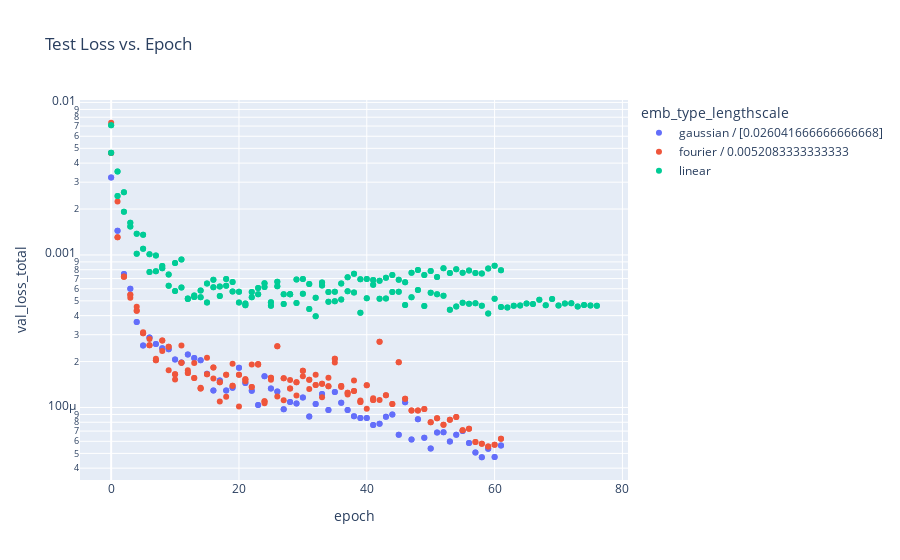

Notebook code cell kept with this figure:
### Code cell
import plotly.express as px
import numpy as np
import plotly.graph_objects as go

df_plot = results.copy()
df_plot["epoch"] = df_plot["epoch"].astype(int)

df_plot["dataset_path"] = df_plot["dataset_path"].str.split("/").str[2].str.split("tokenized_").str[1]

df_plot["emb_type_lengthscale"] = np.where(
    df_plot["embedding_type"] == "linear", 
    df_plot["embedding_type"],
    np.where(
        df_plot["embedding_type"] == "fourier", 
        df_plot["embedding_type"] + " / " + df_plot["fourier_length_scale"].astype(str),
        np.where(
            df_plot["embedding_type"] == "gaussian", 
            df_plot["embedding_type"] + " / " + df_plot["gaussian_embedding_sd"].astype(str),
            df_plot["embedding_type"]  # Default case if other embedding types need handling
        )
    )
)

group_cols = df_plot.columns
#group_cols.remove(["loss_mlm", "loss_num", "loss_total", "iter"])
group_cols = [col for col in group_cols if col not in ["loss_mlm", "loss_num", "loss_total", "iter", "val_loss_mlm", "val_loss_num", "val_loss_total", "collator"]]


#to_plot = results.groupby(group_cols).mean("loss_total").reset_index()
#also compute count, create a new column
df_plot = df_plot.groupby(group_cols).agg(
    loss_total=("loss_total", "mean"),
    loss_total_std=("loss_total", "std"),
    # min and max for error bars
    loss_total_min=("loss_total", "min"),
    loss_total_max=("loss_total", "max"),
    # same for val_loss
    val_loss_total=("val_loss_total", "mean"),
    val_loss_total_std=("val_loss_total", "std"),
    # min and max for error bars
    val_loss_total_min=("val_loss_total", "min"),
    val_loss_total_max=("val_loss_total", "max"),
    count=("loss_total", "count")
).reset_index()
# convert multiindex to single index

filter_dic = {
    #"epoch": "50",
    #"d_model": "256",
    #"embedding_type": "linear",
    "d_model": "384",
    "dataset_path": "fad_4_op_uniform",
    "num_layers": "6",
    "normalize_token_emb": "True",
    #"gaussian_embedding_left_bound": "-1.5",
    #"read_in_bias": "False",
}
# remove 128 d_model
df_plot = df_plot[df_plot["d_model"] != "128"]

#df_plot = df_long.copy()
for key, value in filter_dic.items():
    df_plot = df_plot[np.isin(df_plot[key], [value, "missing"])]

df_plot["num_layers"] = df_plot["num_layers"].astype("int")
# order num_layers
#df_plot["num_layers"] = pd.Categorical(df_plot["num_layers"], categories=["1", "2", "4", "6", "8", "10", "12", "14", "16", "18", "20"], ordered=True)
# order d_model as categorical
df_plot["d_model"] = df_plot["d_model"].astype(str)
#df_plot["d_model"] = pd.Categorical(df_plot["d_model"], categories=["128", "256", "512"], ordered=True)

# only keep 0.005... for fourier and 0.026... for gaussian
df_plot = df_plot[(df_plot["embedding_type"] != "gaussian") | (df_plot["gaussian_embedding_sd"].str.startswith("[0.026"))]
df_plot = df_plot[(df_plot["embedding_type"] != "gaussian") | (df_plot["gaussian_embedding_left_bound"] == "-2.5")]
df_plot = df_plot[(df_plot["embedding_type"] != "fourier") | (df_plot["fourier_length_scale"].str.startswith("0.005"))]

# show columns which are not unique
columns_not_null = df_plot.columns[df_plot.nunique() != 1]
for col in columns_not_null:
    print(f"col {col} not unique")
    if len(df_plot[col].unique()) < 20:
        print(df_plot[col].unique())

fig = px.scatter(df_plot, 
           x="epoch", 
           #y="embedding", 
           y = "val_loss_total",
           color="emb_type_lengthscale",
           #hover_data=["iter", "d_model"],
           hover_data=["count"],
           title="Test Loss vs. Epoch",
           #facet_col="read_in_bias",
           #facet_row="embedding",
           log_y=True,
           #category_orders={"num_layers": ["1", "2", "4", "8", "16", "32"]}, # removed 1
           #log_x=True,
           #height=600,
)


fig.show()

# save to pdf
import plotly.io as pio
#pio.write_image(fig, "plots/sort_num_layers.pdf")

# save to svg
import plotly.io as pio
#pio.write_image(fig, "plots/sort_num_layers.svg")
#pio.write_image(fig, "plots/arithmetic_num_layers.pdf")

### Figure 1 — Plotly figure (JSON) as saved in the notebook; plotly's stock layout.template omitted (floating-point values rounded to 4 significant figures; data arrays with more than 128 entries replaced by an {"elided": "..."} marker saying what was removed)
{"data": [{"customdata": [[3], [3], [3], [3], [3], [3], [3], [3], [3], [3], [3], [3], [3], [3], [3], [3], [3], [3], [3], [3], [3], [3], [3], [3], [3], [3], [3], [3], [3], [3], [3], [3], [3], [3], [3], [3], [3], [3], [3], [3], [3], [3], [3], [3], [3], [3], [3], [3], [3], [3], [3], [3], [3], [3], [3], [3], [3], [3], [3], [3], [3], [3], [3], [3], [3], [3], [3], [3], [3], [3], [3], [3], [3], [3], [3], [3], [3], [3], [3], [3], [3], [3], [3], [3], [3], [3], [3], [3], [3], [3], [3], [3], [3], [3], [3], [3], [3], [3], [3], [3], [3], [3], [3], [3], [3], [3], [3], [3], [3], [3], [3], [3], [3], [3], [3], [3], [3], [3], [3], [3], [3], [3], [1], [1]], "hovertemplate": "emb_type_lengthscale=gaussian / [0.026041666666666668]<br>epoch=%{x}<br>val_loss_total=%{y}<br>count=%{customdata[0]}<extra></extra>", "legendgroup": "gaussian / [0.026041666666666668]", "marker": {"color": "#636efa", "symbol": "circle"}, "mode": "markers", "name": "gaussian / [0.026041666666666668]", "orientation": "v", "showlegend": true, "type": "scatter", "x": [0, 0, 1, 1, 2, 2, 3, 3, 4, 4, 5, 5, 6, 6, 7, 7, 8, 8, 9, 9, 10, 10, 11, 11, 12, 12, 13, 13, 14, 14, 15, 15, 16, 16, 17, 17, 18, 18, 19, 19, 20, 20, 21, 21, 22, 22, 23, 23, 24, 24, 25, 25, 26, 26, 27, 27, 28, 28, 29, 29, 30, 30, 31, 31, 32, 32, 33, 33, 34, 34, 35, 35, 36, 36, 37, 37, 38, 38, 39, 39, 40, 40, 41, 41, 42, 42, 43, 43, 44, 44, 45, 45, 46, 46, 47, 47, 48, 48, 49, 49, 50, 50, 51, 51, 52, 52, 53, 53, 54, 54, 55, 55, 56, 56, 57, 57, 58, 58, 59, 59, 60, 60, 61, 61], "xaxis": "x", "y": [0.003214, 0.003214, 0.001438, 0.001438, 0.0007493, 0.0007493, 0.0005992, 0.0005992, 0.0003634, 0.0003634, 0.0002549, 0.0002549, 0.0002876, 0.0002876, 0.0002609, 0.0002609, 0.0002448, 0.0002448, 0.0002406, 0.0002406, 0.0002059, 0.0002059, 0.0001974, 0.0001974, 0.0002222, 0.0002222, 0.0002108, 0.0002108, 0.0002042, 0.0002042, 0.0001664, 0.0001664, 0.0001292, 0.0001292, 0.0001503, 0.0001503, 0.0001291, 0.0001291, 0.0001347, 0.0001347, 0.0001821, 0.0001821, 0.0001445, 0.0001445, 0.0001288, 0.0001288, 0.0001037, 0.0001037, 0.0001605, 0.0001605, 0.0001333, 0.0001333, 0.0001275, 0.0001275, 9.735e-05, 9.735e-05, 0.0001086, 0.0001086, 0.0001063, 0.0001063, 0.0001162, 0.0001162, 8.719e-05, 8.719e-05, 0.0001053, 0.0001053, 0.0001225, 0.0001225, 9.628e-05, 9.628e-05, 0.0001263, 0.0001263, 0.0001076, 0.0001076, 9.625e-05, 9.625e-05, 8.763e-05, 8.763e-05, 8.544e-05, 8.544e-05, 8.528e-05, 8.528e-05, 7.663e-05, 7.663e-05, 7.826e-05, 7.826e-05, 8.678e-05, 8.678e-05, 8.989e-05, 8.989e-05, 6.617e-05, 6.617e-05, 0.0001082, 0.0001082, 6.163e-05, 6.163e-05, 8.364e-05, 8.364e-05, 6.33e-05, 6.33e-05, 5.386e-05, 5.386e-05, 6.86e-05, 6.86e-05, 6.88e-05, 6.88e-05, 5.975e-05, 5.975e-05, 6.619e-05, 6.619e-05, 7.021e-05, 7.021e-05, 5.859e-05, 5.859e-05, 5.072e-05, 5.072e-05, 4.716e-05, 4.716e-05, 5.372e-05, 5.372e-05, 4.73e-05, 4.73e-05, 5.633e-05, 5.633e-05], "yaxis": "y"}, {"customdata": {"elided": "167x1 int values"}, "hovertemplate": "emb_type_lengthscale=fourier / 0.0052083333333333<br>epoch=%{x}<br>val_loss_total=%{y}<br>count=%{customdata[0]}<extra></extra>", "legendgroup": "fourier / 0.0052083333333333", "marker": {"color": "#EF553B", "symbol": "circle"}, "mode": "markers", "name": "fourier / 0.0052083333333333", "orientation": "v", "showlegend": true, "type": "scatter", "x": {"elided": "167 int values"}, "xaxis": "x", "y": {"elided": "167 float values"}, "yaxis": "y"}, {"customdata": {"elided": "278x1 int values"}, "hovertemplate": "emb_type_lengthscale=linear<br>epoch=%{x}<br>val_loss_total=%{y}<br>count=%{customdata[0]}<extra></extra>", "legendgroup": "linear", "marker": {"color": "#00cc96", "symbol": "circle"}, "mode": "markers", "name": "linear", "orientation": "v", "showlegend": true, "type": "scatter", "x": {"elided": "278 int values"}, "xaxis": "x", "y": {"elided": "278 float values"}, "yaxis": "y"}], "layout": {"legend": {"title": {"text": "emb_type_lengthscale"}, "tracegroupgap": 0}, "title": {"text": "Test Loss vs. Epoch"}, "xaxis": {"anchor": "y", "domain": [0, 1], "title": {"text": "epoch"}}, "yaxis": {"anchor": "x", "domain": [0, 1], "title": {"text": "val_loss_total"}, "type": "log"}}}
